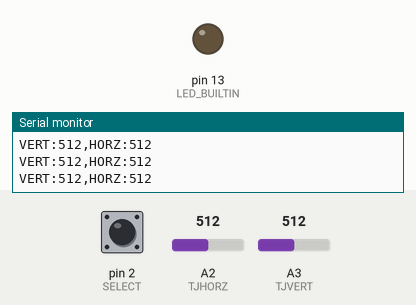
Bench run of a sketch on a simulated Arduino Nano, built with avr-gcc and run on an emulated ATmega328P. On the bench: output pins drawn as LEDs (lit = HIGH), the last lines printed to the serial monitor. The inputs (shaded band) are chosen by the test bench; at power-on: pin 2 (SELECT) HIGH, A2 (TJHORZ) = 512, A3 (TJVERT) = 512.

Above: at 1.2 s.
1.3 s: pin 2 (SELECT) pulled LOW for 0.35 s
At 2.7 s:
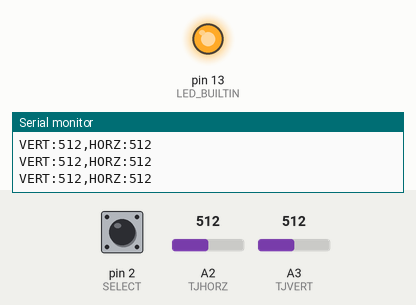
3.1 s: pin 2 (SELECT) pulled LOW for 1 s
At 4.2 s:
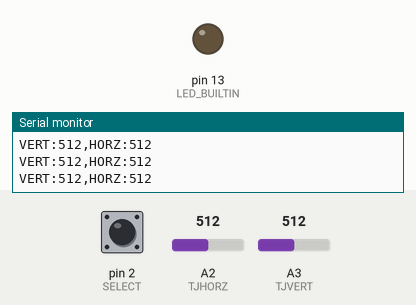
5.6 s: pin 2 (SELECT) pulled LOW for 3.2 s
At 6.3 s:
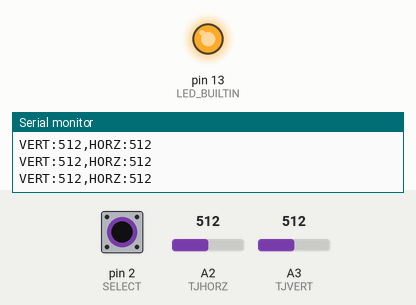
Timing chart, 0 to 8.6 s (numbered marks = the images above; inputs shaded):
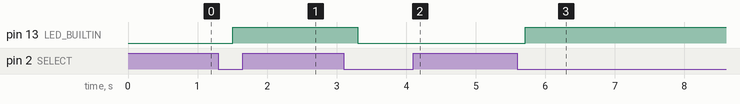

The sketch:

JoyStickPlotter.ino
```cpp
// PROJECT  :JoyStickPlotter
// PURPOSE  :Introduction to the Thumb Joystick (left, right, & PB)
// COURSE   :ICS3U-E
// AUTHOR   :Class
// DATE     :2024 04 22
// MCU      :328P (Nano)
// STATUS   :Working
// REFERENCE:

// TJ
#define TJVERT A3
#define TJHORZ A2
#define SELECT 2
#define PACE 300

//Variables
volatile uint8_t triggered = false;

void setup() {
  Serial.begin(9600);
  while (!Serial);

  pinMode(SELECT, INPUT_PULLUP);
  attachInterrupt(digitalPinToInterrupt(SELECT), ISR_Select, FALLING);

  pinMode(LED_BUILTIN, OUTPUT);
  digitalWrite(LED_BUILTIN, LOW);
}

void ISR_Select() {
  triggered = true;
}

void loop() {
  if (triggered) {
    triggered = false;
    digitalWrite(LED_BUILTIN, !digitalRead(LED_BUILTIN));
  }
  // Acquire readings
  uint16_t vertical = analogRead(TJVERT);
  uint16_t horizontal = analogRead(TJHORZ);

  // View on the Serial Plotter & Serial Monitor
  Serial.print("VERT:");
  Serial.print(vertical);
  Serial.print(',');
  Serial.print("HORZ:");
  Serial.println(horizontal);
  delay(PACE);
}
```

Measured:
- after the input at 1.3 s, pin 13 (LED_BUILTIN): LOW → HIGH after 0.20 s
- after the input at 3.1 s, pin 13 (LED_BUILTIN): HIGH → LOW after 0.21 s
- after the input at 5.6 s, pin 13 (LED_BUILTIN): LOW → HIGH after 0.11 s
